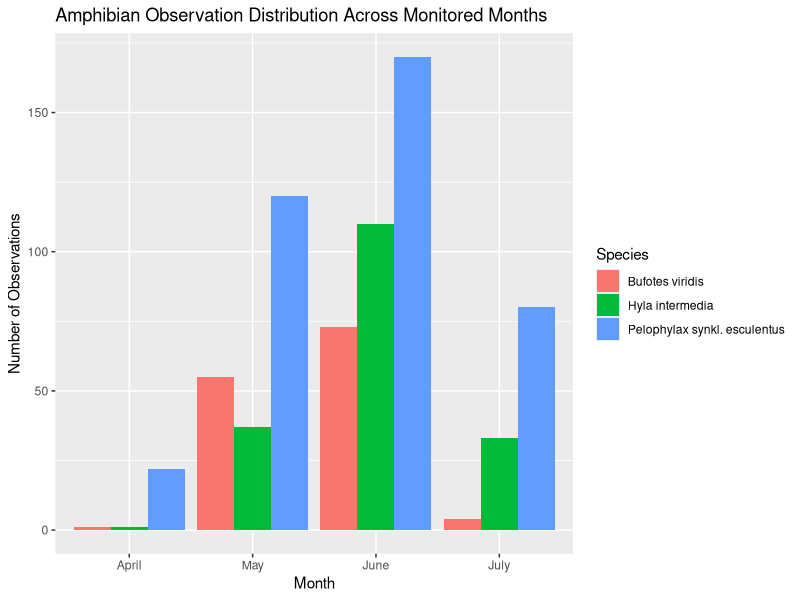

Write the R code that produced this figure.
library("tidyverse")
library("ggplot2")
raw_data <- read_csv("occurencedata.csv")

# Visualizing the Raw Data

sum(duplicated(raw_data))
unique(raw_data$spp)
unique(raw_data$month)
unique(raw_data$year)
colSums(is.na(raw_data))

# Cleaning Time and Date Data

clean_data <- raw_data %>%
  mutate(date=as.Date(date, format="%d/%m/%Y")) %>%
  mutate(time=as.character(time)) %>%
  mutate(time = str_replace(time, "\\.", ":")) %>%
  mutate(time=ifelse(
    str_count(time, ":") == 1,
    str_c(time, ":00"),
    time
  )) %>%
  mutate(month = as.numeric(format(date, "%m"))) %>%
  filter(!is.na(time))

# Adding Month Names

clean_data <- clean_data %>%
  mutate(month_name=ifelse(month==4, "April",
                           ifelse(month==5, "May",
                                  ifelse(month==6, "June",
                                         ifelse(month==7, "July", NA)))))

# Cleaning Location Data

clean_data <- clean_data %>%
  filter(lat >= 40 & lat <= 50) %>%
  filter(lon >= 8 & lon <= 10)

# got rid of two rows where lat was 4.52

# Formatting Species Names

clean_data <- clean_data %>%
  mutate(spp=ifelse(spp=="Pelesc", "Pelophylax synkl. esculentus",
                ifelse(spp=="Hylint", "Hyla intermedia",
                       ifelse(spp=="Bufvir", "Bufotes viridis", spp))))

# Final Review of Clean Data

summary(clean_data)
unique(clean_data$time)
unique(clean_data$month)
unique(clean_data$month_name)
unique(clean_data$year)
unique(clean_data$spp)
sum(duplicated(clean_data))
colSums(is.na(clean_data))

# Exporting Clean CSV

write_csv(clean_data, "occurencedata_clean.csv")

# Creating a Graph

clean_data$month_name <- factor(
  clean_data$month_name,
  levels=c("April", "May", "June", "July")
  )

ggplot(clean_data, aes(x=month_name, fill=spp)) + geom_bar(position="dodge") + 
  labs(title="Amphibian Observation Distribution Across Monitored Months",
       x="Month",
       y="Number of Observations",
       fill="Species")
